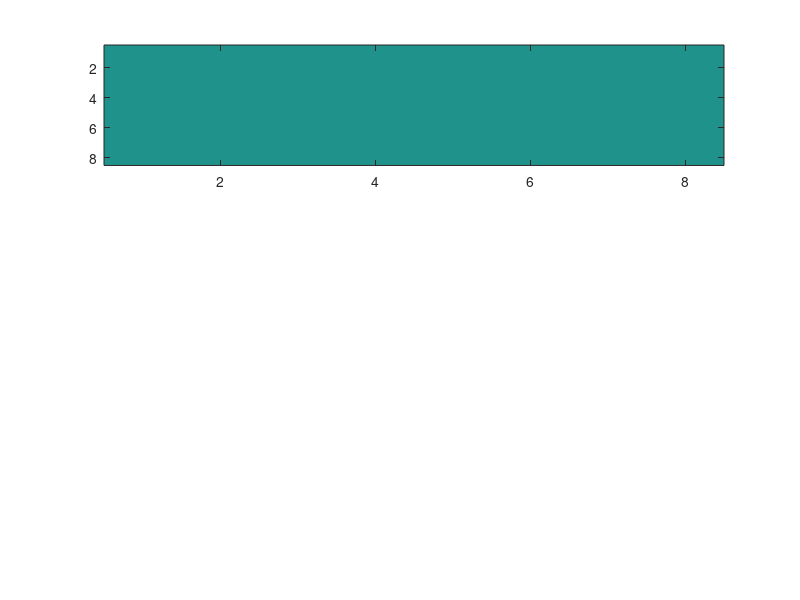

MATLAB code for this plot: (Note: this script raises an error after producing the figure.)
%%%%%%%%%%%%%%%%%%%%%%%%%%%%%%%%%%%%%%%%%%
%% This script reads in a number of models
%% and plots their performance according
%% to a specified set of two paramters.
%%%%%%%%%%%%%%%%%%%%%%%%%%%%%%%%%%%%%%%%%%
function plotPerformanceForParameters()
	parentFolder = '/home/aecgroup/aecdata/Results';	% folder with all subfolders containing the experiments
	commonName = '1_cluster_CriticLR';					% a string (or part of it) all relevant folders share
	files = dir(sprintf('%s/*%s*', parentFolder, commonName));
	subFolder = 'modelAt1500000';
    % files = { ...
    %     % '/home/aecgroup/aecdata/Results/model_11-Oct-2016_15:35:13_2000000_1_cluster_varDec1e4-1e4/modelAt2000000/model.mat', ...
    %     % '/home/aecgroup/aecdata/Results/model_11-Oct-2016_15:40:58_2000000_1_cluster_varDec1e4-1e5/modelAt2000000/model.mat', ...
    %     % '/home/aecgroup/aecdata/Results/model_11-Oct-2016_15:41:48_2000000_1_cluster_varDec1e4-1e6/modelAt2000000/model.mat', ...
    %     % '/home/aecgroup/aecdata/Results/model_11-Oct-2016_15:48:21_2000000_1_cluster_varDec1e5-1e5/modelAt2000000/model.mat', ...
    %     % '/home/aecgroup/aecdata/Results/model_11-Oct-2016_15:49:55_2000000_1_cluster_varDec1e5-1e6/modelAt2000000/model.mat', ...
    %     % '/home/aecgroup/aecdata/Results/model_11-Oct-2016_15:51:04_2000000_1_cluster_varDec1e6-1e6/modelAt2000000/model.mat', ...
    %     '/home/aecgroup/aecdata/Results/16-10-15_2000000iter_1_regul_1e-2_actorLR_1To0/modelAt2000000/model.mat', ...
    %     '/home/aecgroup/aecdata/Results/16-10-15_2000000iter_1_regul_1e-2_actorLR_0.5To0/modelAt2000000/model.mat', ...
    %     '/home/aecgroup/aecdata/Results/16-10-15_2000000iter_1_regul_1e-2_actorLR_0.5/modelAt2000000/model.mat', ...
    %     '/home/aecgroup/aecdata/Results/16-10-15_2000000iter_1_regul_1e-3_actorLR_1To0/modelAt2000000/model.mat', ...
    %     '/home/aecgroup/aecdata/Results/16-10-15_2000000iter_1_regul_1e-3_actorLR_0.5To0/modelAt2000000/model.mat', ...
    %     '/home/aecgroup/aecdata/Results/16-10-15_2000000iter_1_regul_1e-3_actorLR_0.5/modelAt2000000/model.mat', ...
    %     '/home/aecgroup/aecdata/Results/16-10-15_2000000iter_1_regul_1e-4_actorLR_1To0/modelAt2000000/model.mat', ...
    %     '/home/aecgroup/aecdata/Results/16-10-15_2000000iter_1_regul_1e-4_actorLR_0.5To0/modelAt2000000/model.mat', ...
    %     '/home/aecgroup/aecdata/Results/16-10-15_2000000iter_1_regul_1e-4_actorLR_0.5/modelAt2000000/model.mat', ...
    % };

plotSavePath = './CriticLRActorLR';
nFiles = length(files);

%% here, specify the parameter ranges that should be used
%	these may simply be copied from parOES.m and putting ';'' after every set of params

% var1 = [1e-4, 1e-5, 1e-6];
% var2 = [1e-4, 1e-5, 1e-6];

% var1 = {'1e-2', '1e-3', '1e-4'}; % regularizer
% var2 = {'[1, 0]', '[0.5, 0]', '[0.5]'}; % actorLearningRange

var1 = [[1, 1]; [1, 0]; [0.75, 0.75]; [0.75, 0]; [0.5, 0.5]; [0.5, 0]; [0.25, 0.25]; [0.25, 0]];
var2 = [[1, 1]; [1, 0]; [0.75, 0.75]; [0.75, 0]; [0.5, 0.5]; [0.5, 0]; [0.25, 0.25]; [0.25, 0]];

%% further, specify parameters for plotting

numberFormatVar1 = '%1.0e';
numberFormatVar2 = '%1.0e';

numberFormatVar1 = '[%1.2f - %1.2f]';
numberFormatVar2 = '[%1.2f - %1.2f]';

% numberFormatVar1 = '[%1.0e - %1.0e]';
% numberFormatVar2 = '[%1.0e - %1.0e]';

% labelVar1 = 'variance\nstart value';
% labelVar2 = 'variance end value';

labelVar1 = 'critic learning range';
labelVar2 = 'actor learning range';

% labelVar1 = 'Actor weight regularizer';
% labelVar2 = 'Actor LR [start, end]';

length1 = length(var1);
length2 = length(var2);

results = zeros(length1, length2, 3); % results are the three measurements rmse, median, and iqr

iter = 1;
for f = 1 : nFiles
    % model = load(files{f});
    model = load(sprintf('%s/%s/%s/model.mat', parentFolder, files(f).name, subFolder));
    model = model.model;
    testInterval = model.interval * 2;

    %% finding indizes: also needs to be updated everytime
    % ind = find(var1 == model.rlModel.CActor.varianceRange(1));
    % jnd = find(var2 == model.rlModel.CActor.varianceRange(2));

    ind = find(ismember(var1, model.rlModel.actorLearningRange, 'rows')); % note: different order than expected
    jnd = find(ismember(var2, model.rlModel.criticLearningRange, 'rows'));

    results(ind, jnd, 1) = sqrt(mean(model.testResult3(:, testInterval) .^ 2));
    results(ind, jnd, 2) = iqr(model.testResult3(:, testInterval)) * 4;
    results(ind, jnd, 3) = median(model.testResult3(:, testInterval));

%     results(ceil(f / 3) , iter, 1) = sqrt(mean(model.testResult3(:, testInterval) .^ 2));
%     results(ceil(f / 3) , iter, 2) = iqr(model.testResult3(:, testInterval));
%     results(ceil(f / 3) , iter, 3) = median(model.testResult3(:, testInterval));

    iter = iter + 1;
    if iter > 3
        iter = 1;
    end
end

results(: ,:, 1) = results(:, :, 1)';
results(: ,:, 2) = results(:, :, 2)';
results(: ,:, 3) = results(:, :, 3)';

%% plotting section
% var1descr = [];
% var2descr = '';

% [~, nEntries] = size(var1);
% for ind1 = 1 : length1
% 	var1descr(ind1) = '[';
% 	for ind2 = 1 : nEntries
% 		var1descr(ind1) = strcat(var1descr(ind), var1(ind1, ind2))
% 		if ind2 < nEntries
% 			var1descr(ind1) = strcat(var1descr(ind1), ',');
% 		end
% 	end
% 	var1descr(ind1) = strcat(var1descr(ind1), ']');
% end
figure;
title('Parameter Comparison');

% plot the RMSE
subplot(3, 1, 1);
imagesc(results(:, :, 1));
% colormap(jet); %(flipud(autumn)), seems to be the global map for the whole plot

colordata = createCM(3);
colordata(1, :) = [1, 1, 1]; % plot NaNs white
colormap(colordata);

txt = results(:, :, 1);
txt(find(txt == 0)) = inf;
txt = num2str(txt(:),'%0.2f');
% txt(find(txt == '0.00')) = ' '; % this may cause errors.
txt = strtrim(cellstr(txt));
[x, y] = meshgrid(1 : max(length1, length2));
hStrings = text(x(:), y(:), txt(:), 'HorizontalAlignment', 'center');

% one dim. case
% set(gca, 'XTick', 1:length1, 'XTickLabel', num2str(flipud(var1(:)), numberFormatVar1), ...
%          'YTick', 1:length2, 'YTickLabel', num2str(var2(:), numberFormatVar2), ...
%          'TickLength', [0, 0]);
% two dim case
set(gca, 'XTick', 1:length1, 'XTickLabel', num2str(var1(:, :), numberFormatVar1), ...
         'YTick', 1:length2, 'YTickLabel', num2str(var2(:, :), numberFormatVar2), ...
         'TickLength', [0, 0]);
% set(gca, 'XTick', 1:length1, 'XTickLabel', var1, ...
%          'YTick', 1:length2, 'YTickLabel', var2, ...
%          'TickLength', [0, 0]);

title('RMSE');
xlabel(sprintf(labelVar2));
ylabel(sprintf(labelVar1));
colorbar();

% saveas(gca, sprintf('%s_rmse.png', plotSavePath));

% plot the interquartile range
subplot(3, 1, 2);
imagesc(results(:, :, 2));
% colormap(jet); %(flipud(autumn))

txt = results(:, :, 2);
txt(find(txt == 0)) = inf;
txt = num2str(txt(:),'%0.2f');
% txt(find(txt == '0.00')) = ' '; % this may cause errors.
txt = strtrim(cellstr(txt));
[x, y] = meshgrid(1 : max(length1, length2));
hStrings = text(x(:), y(:), txt(:), 'HorizontalAlignment', 'center');

% one dim. case
% set(gca, 'XTick', 1:length1, 'XTickLabel', num2str(flipud(var1(:)), numberFormatVar1), ...
%          'YTick', 1:length2, 'YTickLabel', num2str(var2(:), numberFormatVar2), ...
%          'TickLength', [0, 0]);
% two dim case
set(gca, 'XTick', 1:length1, 'XTickLabel', num2str(var1(:, :), numberFormatVar1), ...
         'YTick', 1:length2, 'YTickLabel', num2str(var2(:, :), numberFormatVar2), ...
         'TickLength', [0, 0]);
% set(gca, 'XTick', 1:length1, 'XTickLabel', var1, ...
%          'YTick', 1:length2, 'YTickLabel', var2, ...
%          'TickLength', [0, 0]);

title('IQR*4');
xlabel(sprintf(labelVar2));
ylabel(sprintf(labelVar1));
colorbar();

% saveas(gca, sprintf('%s_iqr.png', plotSavePath));

% plot the median
subplot(3, 1, 3);
imagesc(abs(results(:, :, 3))); % plot absolute values
% colormap(hsv); %(flipud(autumn))

txt = results(:, :, 3);
txt(find(txt == 0)) = inf;
txt = num2str(txt(:),'%0.2f');
% txt(find(txt == '0.00')) = ' '; % this may cause errors.
txt = strtrim(cellstr(txt));
[x, y] = meshgrid(1 : max(length1, length2));
hStrings = text(x(:), y(:), txt(:), 'HorizontalAlignment', 'center');

% one dim. case
% set(gca, 'XTick', 1:length1, 'XTickLabel', num2str(flipud(var1(:)), numberFormatVar1), ...
%          'YTick', 1:length2, 'YTickLabel', num2str(var2(:), numberFormatVar2), ...
%          'TickLength', [0, 0]);
% two dim case
set(gca, 'XTick', 1:length1, 'XTickLabel', num2str(var1(:, :), numberFormatVar1), ...
         'YTick', 1:length2, 'YTickLabel', num2str(var2(:, :), numberFormatVar2), ...
         'TickLength', [0, 0]);
% set(gca, 'XTick', 1:length1, 'XTickLabel', var1, ...
%          'YTick', 1:length2, 'YTickLabel', var2, ...
%          'TickLength', [0, 0]);

title('Median');
xlabel(sprintf(labelVar2));
ylabel(sprintf(labelVar1));
colorbar();

% single colorbar
% hp4 = get(subplot(3, 1, 3),'Position');
% colorbar('Position', [hp4(1) + hp4(3) + 0.01  hp4(2)  0.1  hp4(2) + hp4(3) * 2.1])

% saveas(gca, sprintf('%s_median.png', plotSavePath));

saveas(gca, sprintf('%s.png', plotSavePath));
